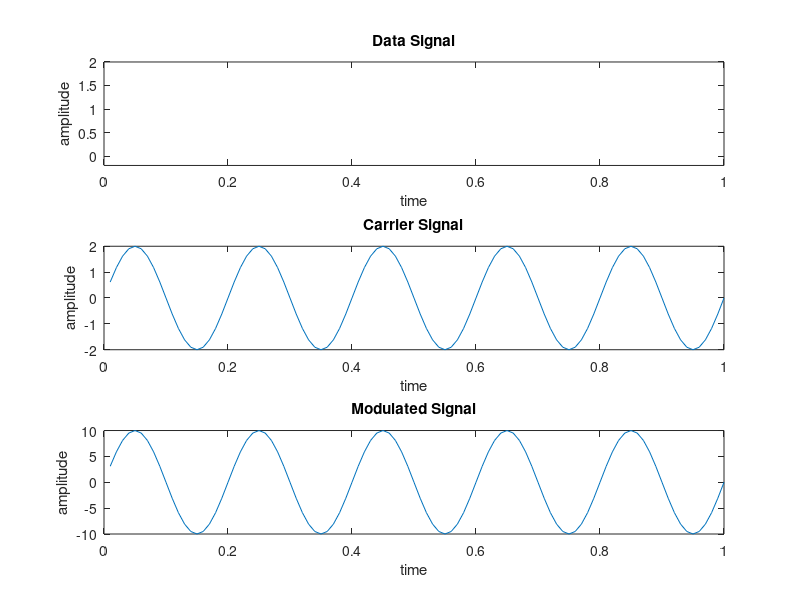

This chart was generated by the following MATLAB code:
x=input('Enter the digital sequence'); %Kullanıcıdan veri alma.
N=length(x); %Girilen verinin uzunluğunu belirleme.
t=0.01:0.01:N; %0'dan N'e kadar olan zaman aralığını belirleme.
c=2*sin(10*pi*t); %Taşıyıcı sinyalini belirleme.

for i=1:1:N %For döngüsü ile oluşan vektörleri darbe sinyaline çevirme.
    m((i-1)*100+1:i*100)=x(i);

end
y=c.*m; %Grafik çizdirme
subplot(3,1,1);
plot(t,m);
xlabel('time');
ylabel('amplitude');
title('Data Signal');
axis([0 N -0.2 2]);
subplot(3,1,2);
plot(t,c);
xlabel('time');
ylabel('amplitude');
title('Carrier Signal');
subplot(3,1,3);
plot(t,y);
xlabel('time');
ylabel('amplitude');
title('Modulated Signal');
